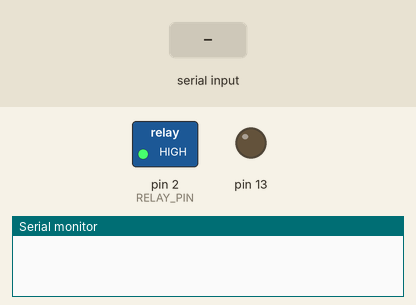
This sketch was run on a simulated Arduino Uno, built with avr-gcc and run on an emulated ATmega328P. Shown: switched loads named in the sketch (green lamp = pin HIGH), output pins drawn as LEDs (lit = HIGH), the last lines printed to the serial monitor. Dashed ring = blinking. The inputs (shaded band) are chosen by the test bench.

Above: at 0.1 s.
At 3.2 s:
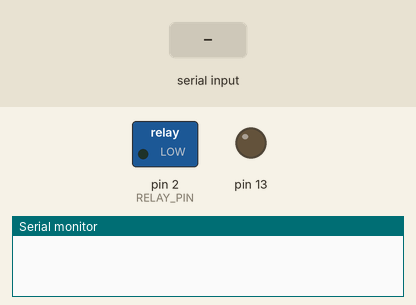
3.3 s: "1" received over Serial
At 3.6 s:
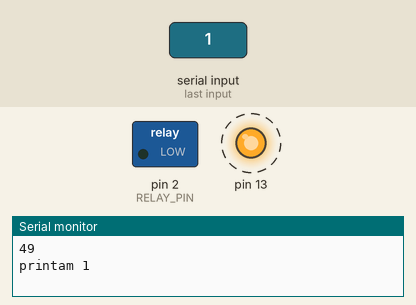
Timing chart, 0 to 6.3 s (numbered marks = the images above; inputs shaded):
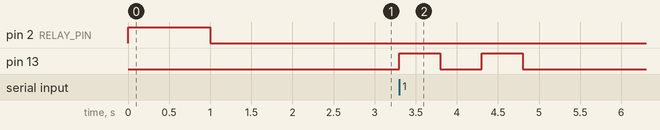

The sketch:

Rele-linux-terminal.ino
```cpp
/* Readme
Action on arduino from linux terminal
*/


/* USAGE
Send from linux terminal:
echo -ne '0' > /dev/ttyUSB1
echo -ne '1' > /dev/ttyUSB1
*/


int incomingByte = 0; // for incoming serial data
const int RELAY_PIN = 2;

void setup() {
   pinMode(13, OUTPUT);
  Serial.begin(9600); // opens serial port, sets data rate to 9600 bps

  pinMode(RELAY_PIN, OUTPUT);
  digitalWrite(RELAY_PIN, HIGH);
  delay(1000);
  digitalWrite(RELAY_PIN, LOW);
  delay(1000);
}

void loop() {
  // send data only when you receive data:
  if (Serial.available() > 0) {
    // read the incoming byte:
    incomingByte = Serial.read();
    Serial.println(incomingByte, DEC);

    // Action for char 0
    if (incomingByte == 48){ // char 0
      Serial.println("printam 0");
       digitalWrite(13, HIGH);
       delay(500);
       digitalWrite(13, LOW);
    }

    // Action for char 1
    if (incomingByte == 49){  //char 1
      Serial.println("printam 1");
       digitalWrite(13, HIGH);
       delay(500);
       digitalWrite(13, LOW);
       delay(500);
       digitalWrite(13, HIGH);
       delay(500);
       digitalWrite(13, LOW);
    }


  }
}
```

Measured:
- after the input at 3.3 s, pin 13: alternates HIGH for 0.50 s and LOW for 0.50 s, 4 changes in all, then stays LOW, starting at once
